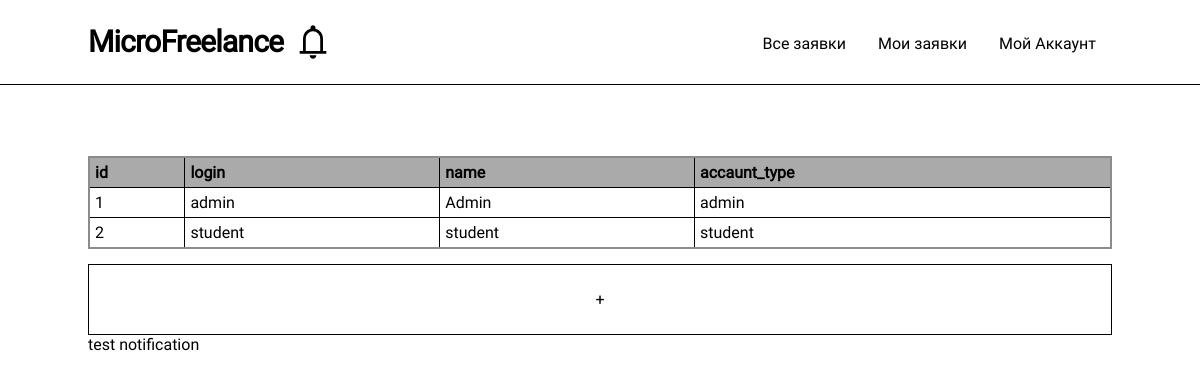
Page /admin (signed in) on the earlier database version.
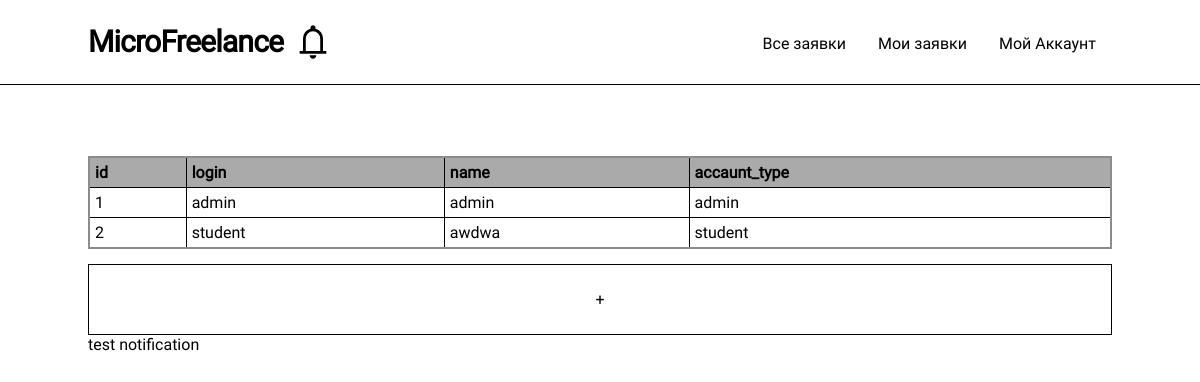
Same page on the later database version.
### models.py (models this page shows, shortened)
class User(UserMixin, db.Model):
    __table_name__ = "users"
    id: Mapped[int]                         = mapped_column(primary_key=True)
    login: Mapped[str]                      = mapped_column(String(64), index=True, unique=True)
    password_hash: Mapped[Optional[str]]    = mapped_column(String(256))
    name: Mapped[Optional[str]]             = mapped_column(String(64))
    aboutme: Mapped[Optional[str]]          = mapped_column(String(256))
    contact_info: Mapped[Optional[str]]     = mapped_column(String(256))
    account_type: Mapped[str]               = mapped_column(String(256), default='student')
    def check_role(self, roles: list[str]) -> bool:
        if type(roles) is str:
            return self.account_type == roles
        return self.account_type in roles

### routes.py (the view)
@app.route('/admin')
@login_required
def admin_panel():
    if not current_user.check_role('admin'):
        abort(418)
    users = db.session.scalars(sa.select(User))
    return render_template('admin/admin_panel.html', users=users)

### models.py (called while the page is built)
@login.user_loader
def load_user(id):
  return db.session.get(User, int(id))

### routes.py (called while the page is built)
def render_template(*args, **kwargs):
    kwargs['current_user'] = current_user
    return base_render_teplate(*args, **kwargs)

### templates/admin/admin_panel.html
{% extends "base/base.html" %}
{% block content %}
<div class="admin-panel">
  <table class="user-table">
    <thead class="header">
      <tr>
        <th>id</th>
        <th>login</th>
        <th>name</th>
        <th>accaunt_type</th>
      </tr>
    </thead>
    <tbody>
    {% for user in users%}
      <tr class="user-line" onclick="window.location.replace('admin/{{user.id}}')">
        <td>{{user.id}}</td>
        <td>{{user.login}}</td>
        <td>{{user.name}}</td>
        <td>{{user.account_type}}</td>
      </tr>
    {% endfor %}
    </tbody>
  </table>
    <a href="admin-create-new-user">
      <p class="add-user">
        +
      </p>
    </a>
</div>
<div class="notifications-actions">
  <a href="/api/test-notification" target='_blank'>test notification</a>
</div>
{% endblock %}

Differences in the rows shown:
changed User "admin": name "Admin" → "admin"
changed User "student": name "student" → "awdwa"
